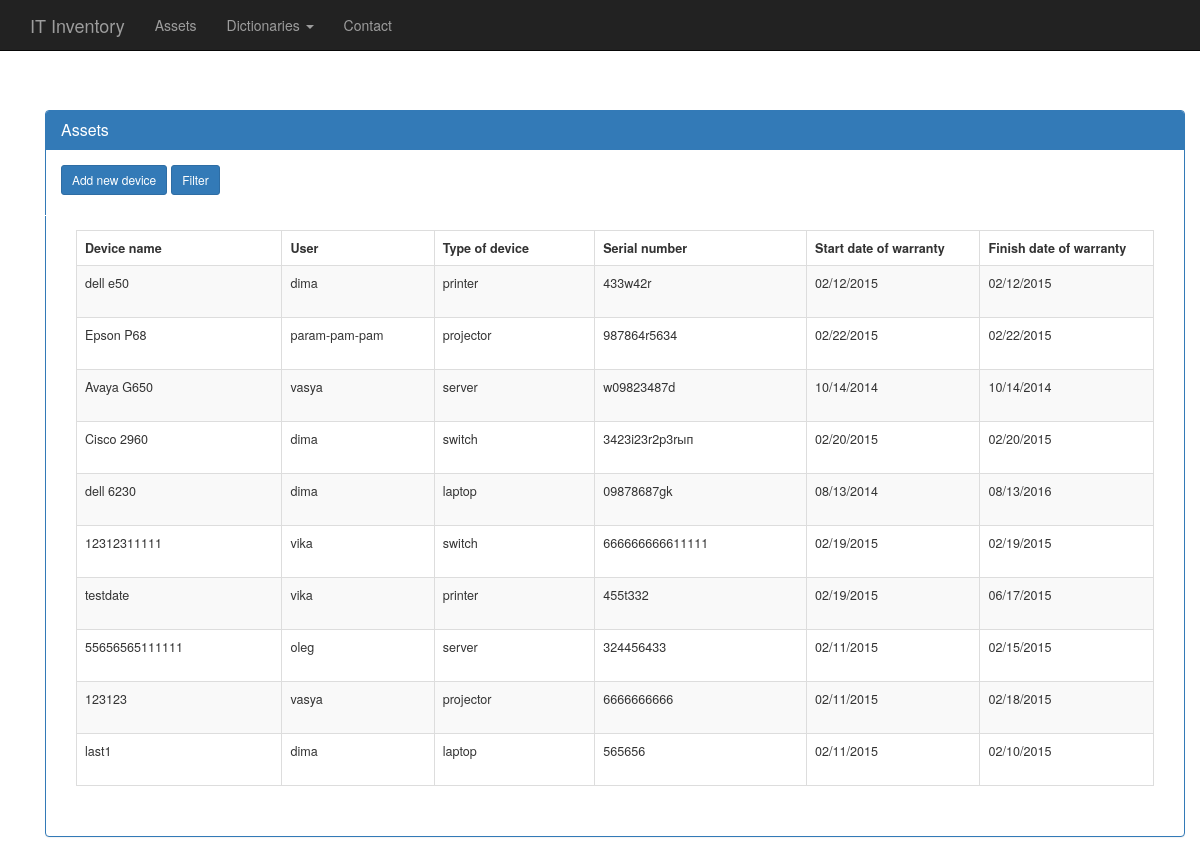
The app's page /assets, older data.
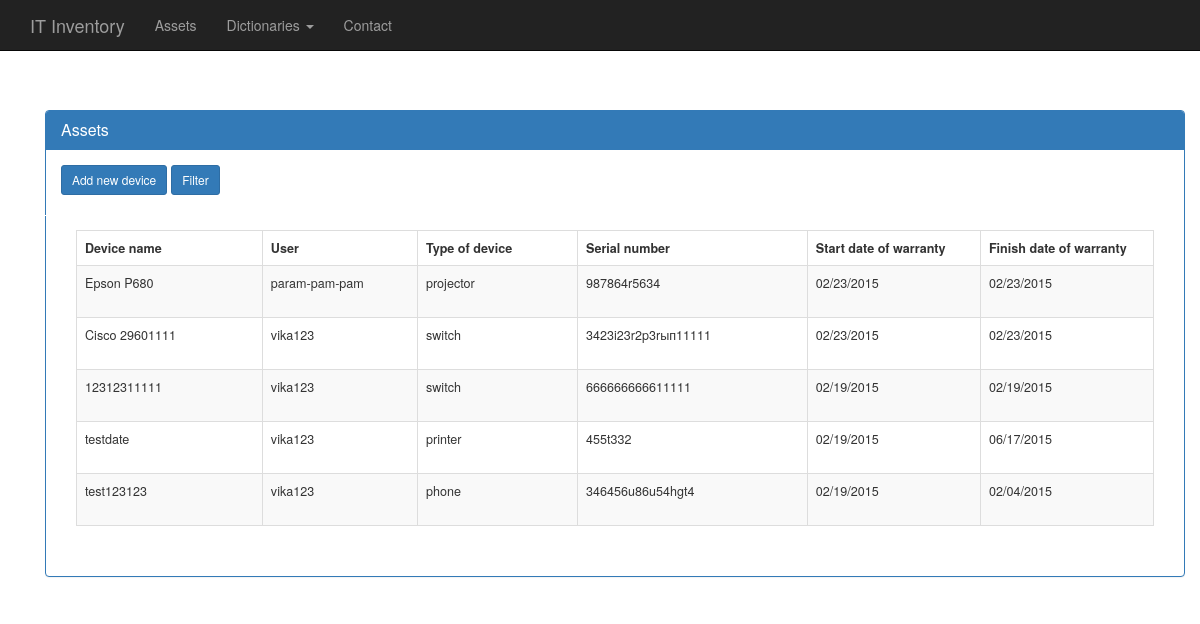
The same page, newer data.
### basic/models.py (models this page shows, shortened)
class device (models.Model):
    device_name = models.CharField(max_length=100)
    User = models.ForeignKey(user)
    type = models.ForeignKey(device_type)
    serial_number = models.CharField(max_length=100)
    date_start = models.DateTimeField()
    date_finish = models.DateTimeField()

class user (models.Model):
    name = models.CharField(max_length=30)
    def __unicode__(self):
        return self.name

class device_type (models.Model):
    type = models.CharField(max_length=30)
    def __unicode__(self):
        return self.type

### basic/views.py (the view)
# urls.py: url(r'^assets', assets),
def assets(request):
    form = Devices()
    devices_all=device.objects.all()
    context = {"form": form, "devices_all": devices_all}
    template = "assets.html"
    return render(request, template, context)

### basic/templates/assets.html (shortened to what this page needs)
{% extends 'assets_base.html' %}
{% block content %}
<a class="btn btn-primary btn-sm" href="/new_asset" role="button">Add new device</a>
<a class="btn btn-primary btn-sm" href="/filter_asset" role="button">Filter</a>
        <br/>
        <br/>
<div style="border-top: 1px solid #fff !important;" class=" foo panel-body table-index table-hover">
    <table style="font-size: 90%" class=" panel-body table table-hover datagrid table-striped">
        <tr>
            <th class=" control-box-header" />
            <th class="my-td"> Device name </th>
            <th class="my-td"> User </th>
            <th class="my-td"> Type of device </th>
            <th class="my-td"> Serial number </th>
            <th class="my-td"> Start date of warranty </th>
            <th class="my-td"> Finish date of warranty </th>
        </tr>
        {% for i in devices_all %}
        <tr class=" for_shown">
            <td class="my-td td-border foo container body-content">
                {{i.device_name}}
            </td>
            <td class="my-td td-border foo container body-content">
                {{i.User}}
            </td>
            <td class="my-td td-border foo container body-content">
                {{i.type}}
            </td>
            <td class="my-td td-border foo container body-content">
                {{i.serial_number}}
            </td>
            <td class="my-td td-border foo container body-content">
                {{i.date_start | date:"m/d/Y"}}
            </td>
             <td class="my-td td-border foo container body-content">
                {{i.date_finish | date:"m/d/Y"}}
            </td>
        </tr>
        {%endfor%}
    </table>
</div>
{% endblock %}

### basic/templates/assets_base.html (shortened to what this page needs)
{% load staticfiles %}
<!DOCTYPE html>
<html lang="en">
  <head>
    <link href="{% static 'css/bootstrap.min.css' %}" rel="stylesheet">
    <link href="{% static 'css/starter-template.css' %}" rel="stylesheet">
  </head>
  <body>
    <nav class="navbar navbar-inverse navbar-fixed-top">
      <div class="container">
        <div class="navbar-header">
          <a class="navbar-brand" href="/index">IT Inventory</a>
        </div>
        <div id="navbar" class="collapse navbar-collapse">
          <ul class="nav navbar-nav">
            <li><a href="assets">Assets</a></li>
            <li class="dropdown">
                <a href="#" class="dropdown-toggle" data-toggle="dropdown" aria-expanded="false">Dictionaries <b class="caret"></b></a>
            </li>
            <li><a href="/contact">Contact</a></li>
          </ul>
        </div>
      </div>
    </nav>
    <div class="container body-content">
        <div class="container">
            <br />
            <br />
            <br />
            <div class="panel panel-primary">
                <div class="panel-heading">
                    <h2 class="panel-title">
                        Assets
                    </h2>
                </div>
                <div class="panel-body">
                    <div class="row-fluid">
                        {% block content %}
                        {% endblock %}
                    </div>
                </div>
            </div>
        </div>
    </div>
  </body>
</html>

### basic/static/css/starter-template.css (style rules this page uses)
body { padding-top: 50px; }

### basic/templates/assets_base.html (style rules this page uses)
.control-box-header { border-top: 0px !important; border-left: 0px !important; border-right: 0px !important; border-bottom: 0px !important; border: 0px !important; border-spacing: 0px !important; border-color: blue !important; }
.foo { margin-left: -90px; }
.my-td { border: 1px solid #ddd; }

Row changes from the older to the newer data that the page shows:
removed device: device_name "dell e50", User "dima", type "printer", serial_number "433w42r", date_start "02/12/2015", date_finish "02/12/2015"
removed device: device_name "Avaya G650", User "vasya", type "server", serial_number "w09823487d", date_start "10/14/2014", date_finish "10/14/2014"
removed device: device_name "dell 6230", User "dima", type "laptop", serial_number "09878687gk", date_start "08/13/2014", date_finish "08/13/2016"
removed device: device_name "55656565111111", User "oleg", type "server", serial_number "324456433", date_start "02/11/2015", date_finish "02/15/2015"
removed device: device_name "123123", User "vasya", type "projector", serial_number "6666666666", date_start "02/11/2015", date_finish "02/18/2015"
removed device: device_name "last1", User "dima", type "laptop", serial_number "565656", date_start "02/11/2015", date_finish "02/10/2015"
changed device "param-pam-pam": device_name "Epson P68" → "Epson P680"; date_start "02/22/2015" → "02/23/2015"; date_finish "02/22/2015" → "02/23/2015"
changed device: device_name "Cisco 2960" → "Cisco 29601111"; User "dima" → "vika123"; serial_number "3423i23r2p3rып" → "3423i23r2p3rып11111"; date_start "02/20/2015" → "02/23/2015"; date_finish "02/20/2015" → "02/23/2015"
changed through a linked row, device (number 3 of 5 on the later page): User "vika" → "vika123"
changed through a linked row, device "testdate": User "vika" → "vika123"
added device: device_name "test123123", User "vika123", type "phone", serial_number "346456u86u54hgt4", date_start "02/19/2015", date_finish "02/04/2015"
